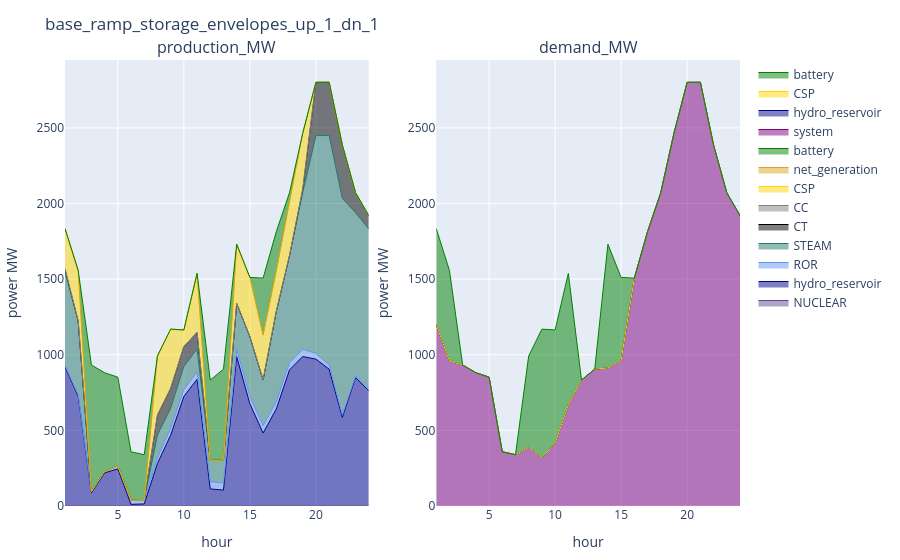

The code cell stored with this chart in its notebook:
### Markdown cell above
### UC

### Code cell
config_ = config_1
supply_uc_ = supply_uc[(supply_uc.configuration .== config_) .& (supply_uc.day .== day_), :]
demand_uc_ = demand_uc[(demand_uc.configuration .== config_) .& (demand_uc.day .== day_), :]
reserve_uc_ = reserve_uc[(reserve_uc.configuration .== config_) .& (reserve_uc.day .== day_), :]
plot_supply_demand(supply_uc_, demand_uc_, string(config_))

### Figure 1 — Plotly figure (JSON) as saved in the notebook; plotly's stock layout.template omitted (floating-point values rounded to 4 significant figures)
{"data": [{"line": {"color": "rgba(95, 70, 144, 1)", "shape": "line", "width": 1}, "mode": "lines", "name": "NUCLEAR", "stackgroup": "one", "type": "scatter", "x": [1, 2, 3, 4, 5, 6, 7, 8, 9, 10, 11, 12, 13, 14, 15, 16, 17, 18, 19, 20, 21, 22, 23, 24], "xaxis": "x1", "y": [0, 0, 0, 0, 0, 0, 0, 0, 0, 0, 0, 0, 0, 0, 0, 0, 0, 0, 0, 0, 0, 0, 0, 0], "yaxis": "y1"}, {"line": {"color": "darkblue", "shape": "line", "width": 1}, "mode": "lines", "name": "hydro_reservoir", "stackgroup": "one", "type": "scatter", "x": [1, 2, 3, 4, 5, 6, 7, 8, 9, 10, 11, 12, 13, 14, 15, 16, 17, 18, 19, 20, 21, 22, 23, 24], "xaxis": "x1", "y": [920.1, 725.4, 87.49, 218.8, 245.6, 11.03, 13.65, 281.4, 468, 724.1, 837.8, 112.9, 104.9, 988, 676, 482.6, 641.3, 899.7, 988, 970.8, 905.0, 585.5, 849.1, 762.8], "yaxis": "y1"}, {"line": {"color": "cornflowerblue", "shape": "line", "width": 1}, "mode": "lines", "name": "ROR", "stackgroup": "one", "type": "scatter", "x": [1, 2, 3, 4, 5, 6, 7, 8, 9, 10, 11, 12, 13, 14, 15, 16, 17, 18, 19, 20, 21, 22, 23, 24], "xaxis": "x1", "y": [9.3, 9.3, 9.3, 10.3, 18.9, 27.2, 28.0, 35.6, 44.9, 46.3, 47.9, 47.7, 47.7, 47.7, 48.3, 47.7, 47.7, 47.7, 47.9, 38.1, 28.4, 18.1, 9.3, 9.3], "yaxis": "y1"}, {"line": {"color": "rgba(36, 121, 108, 1)", "shape": "line", "width": 1}, "mode": "lines", "name": "STEAM", "stackgroup": "one", "type": "scatter", "x": [1, 2, 3, 4, 5, 6, 7, 8, 9, 10, 11, 12, 13, 14, 15, 16, 17, 18, 19, 20, 21, 22, 23, 24], "xaxis": "x1", "y": [617.0, 488.0, 0, 0, 0, 0, 0, 152, 133.5, 152, 152, 140.5, 152, 304.0, 396.0, 304.0, 598.0, 708.5, 1037.0, 1440.0, 1516.0, 1430.0, 1081.0, 1060.0], "yaxis": "y1"}, {"line": {"color": "black", "shape": "line", "width": 1}, "mode": "lines", "name": "CT", "stackgroup": "one", "type": "scatter", "x": [1, 2, 3, 4, 5, 6, 7, 8, 9, 10, 11, 12, 13, 14, 15, 16, 17, 18, 19, 20, 21, 22, 23, 24], "xaxis": "x1", "y": [22, 0, 0, 0, 0, 0, 0, 132, 132, 132, 110, 0, 0, 0, 0, 0, 0, 0, 22, 352, 352, 352, 132, 88], "yaxis": "y1"}, {"line": {"color": "grey", "shape": "line", "width": 1}, "mode": "lines", "name": "CC", "stackgroup": "one", "type": "scatter", "x": [1, 2, 3, 4, 5, 6, 7, 8, 9, 10, 11, 12, 13, 14, 15, 16, 17, 18, 19, 20, 21, 22, 23, 24], "xaxis": "x1", "y": [0, 0, 0, 0, 0, 0, 0, 0, 0, 0, 0, 0, 0, 0, 0, 0, 0, 0, 0, 0, 0, 0, 0, 0], "yaxis": "y1"}, {"line": {"color": "gold", "shape": "line", "width": 1}, "mode": "lines", "name": "CSP", "stackgroup": "one", "type": "scatter", "x": [1, 2, 3, 4, 5, 6, 7, 8, 9, 10, 11, 12, 13, 14, 15, 16, 17, 18, 19, 20, 21, 22, 23, 24], "xaxis": "x1", "y": [265.7, 334.3, 0, 0, 0, 0, 0, 391, 391, 109.4, 390.3, 0, 0, 391, 391, 295.3, 267.4, 361.7, 369.5, 0, 0, 0, 0, 0], "yaxis": "y1"}, {"line": {"color": "goldenrod", "shape": "line", "width": 1}, "mode": "lines", "name": "net_generation", "stackgroup": "one", "type": "scatter", "x": [1, 2, 3, 4, 5, 6, 7, 8, 9, 10, 11, 12, 13, 14, 15, 16, 17, 18, 19, 20, 21, 22, 23, 24], "xaxis": "x1", "y": [0, 0, 0, 0, 0, 0, 0, 0, 0, 0, 0, 0, 0, 0, 0, 0, 0, 0, 0, 0, 0, 0, 0, 0], "yaxis": "y1"}, {"line": {"color": "green", "shape": "line", "width": 1}, "mode": "lines", "name": "battery", "stackgroup": "one", "type": "scatter", "x": [1, 2, 3, 4, 5, 6, 7, 8, 9, 10, 11, 12, 13, 14, 15, 16, 17, 18, 19, 20, 21, 22, 23, 24], "xaxis": "x1", "y": [0, 0, 835.2, 652.0, 587.1, 320.2, 297.3, 0, 0, 0, 0, 531.4, 599.9, 0, 0, 377.0, 259.7, 53.72, 0, 0, 0, 0, 0, 0], "yaxis": "y1"}, {"line": {"color": "purple", "shape": "line", "width": 1}, "mode": "lines", "name": "system", "stackgroup": "one", "type": "scatter", "x": [1, 2, 3, 4, 5, 6, 7, 8, 9, 10, 11, 12, 13, 14, 15, 16, 17, 18, 19, 20, 21, 22, 23, 24], "xaxis": "x2", "y": [1200.0, 957.0, 932.0, 881.1, 851.6, 358.4, 339.0, 388.8, 319.6, 416.0, 668.0, 832.5, 904.5, 912.9, 962.8, 1507.0, 1814.0, 2071.0, 2464.0, 2801.0, 2801.0, 2386.0, 2071.0, 1920.0], "yaxis": "y2"}, {"line": {"color": "darkblue", "shape": "line", "width": 1}, "mode": "lines", "name": "hydro_reservoir", "stackgroup": "one", "type": "scatter", "x": [1, 2, 3, 4, 5, 6, 7, 8, 9, 10, 11, 12, 13, 14, 15, 16, 17, 18, 19, 20, 21, 22, 23, 24], "xaxis": "x2", "y": [0, 0, 0, 0, 0, 0, 0, 0, 0, 0, 0, 0, 0, 0, 0, 0, 0, 0, 0, 0, 0, 0, 0, 0], "yaxis": "y2"}, {"line": {"color": "gold", "shape": "line", "width": 1}, "mode": "lines", "name": "CSP", "stackgroup": "one", "type": "scatter", "x": [1, 2, 3, 4, 5, 6, 7, 8, 9, 10, 11, 12, 13, 14, 15, 16, 17, 18, 19, 20, 21, 22, 23, 24], "xaxis": "x2", "y": [0, 0, 0, 0, 0, 0, 0, 0, 0, 0, 0, 0, 0, 0, 0, 0, 0, 0, 0, 0, 0, 0, 0, 0], "yaxis": "y2"}, {"line": {"color": "green", "shape": "line", "width": 1}, "mode": "lines", "name": "battery", "stackgroup": "one", "type": "scatter", "x": [1, 2, 3, 4, 5, 6, 7, 8, 9, 10, 11, 12, 13, 14, 15, 16, 17, 18, 19, 20, 21, 22, 23, 24], "xaxis": "x2", "y": [634.3, 600, 0, 0, 0, 0, 0, 603.2, 849.8, 747.8, 870, 0, 0, 817.8, 548.5, 0, 0, 0, 0, 0, 0, 0, 0, 0], "yaxis": "y2"}], "layout": {"annotations": [{"font": {"size": 16}, "showarrow": false, "text": "production_MW", "x": 0.225, "xanchor": "center", "xref": "paper", "y": 1, "yanchor": "bottom", "yref": "paper"}, {"font": {"size": 16}, "showarrow": false, "text": "demand_MW", "x": 0.775, "xanchor": "center", "xref": "paper", "y": 1, "yanchor": "bottom", "yref": "paper"}], "margin": {"b": 50, "l": 50, "r": 50, "t": 60}, "title": "base_ramp_storage_envelopes_up_1_dn_1", "xaxis1": {"anchor": "y1", "domain": [0, 0.45], "title": {"text": "hour"}}, "xaxis2": {"anchor": "y2", "domain": [0.55, 1], "title": {"text": "hour"}}, "yaxis1": {"anchor": "x1", "domain": [0, 1], "title": {"text": "power MW"}}, "yaxis2": {"anchor": "x2", "domain": [0, 1], "title": {"text": "power MW"}}}}
